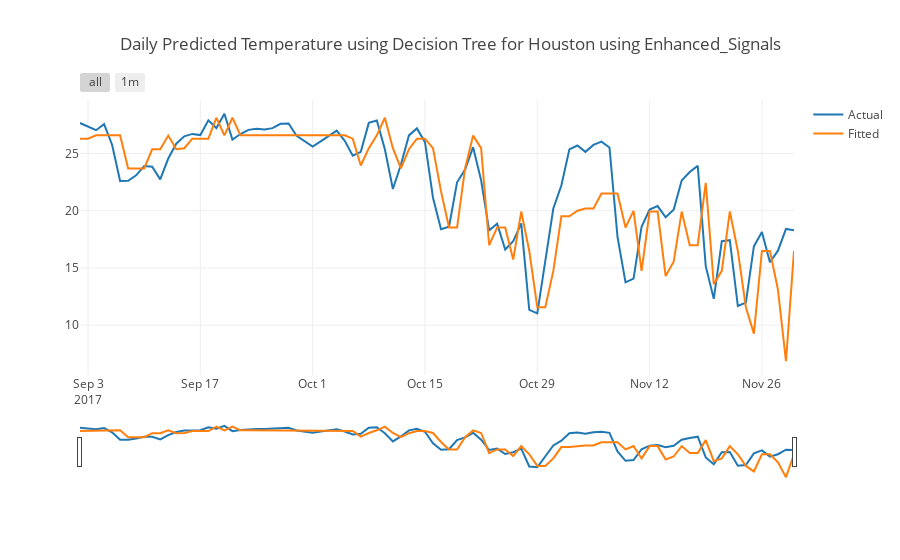

Notebook cell for this chart:
### Markdown cell above
Mean Squared error (MAE), would be easier to interpret as they use the same scale as the data itself.

### Code cell
city = city.replace('_',' ')
# Plotting the daily predicted temperature vs Actual Temperature - Decision Tree
fig = charter_helper_fitted(f"Daily Predicted Temperature using Decision Tree for {city} using {analysis_type}", predictions)
iplot(fig)

py.image.save_as(fig, f'{EXPERIMENT_DIR}/Daily_DT_actual_vs_predict.png')
